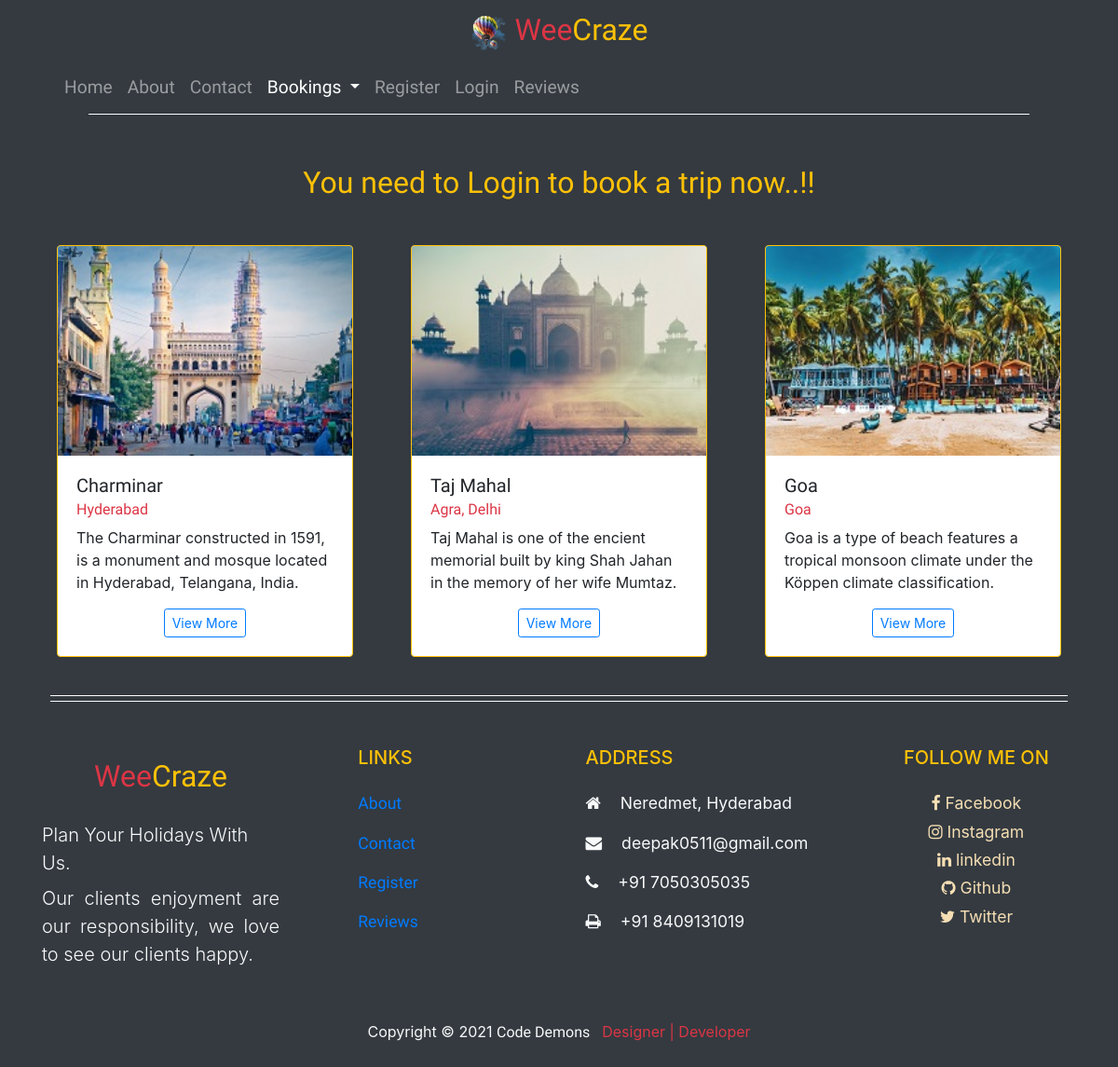
Screenshot of /booking/destiny/ with the database file from the repository.
### destiny/models.py (models this page shows)
class Destiny(models.Model):
    name = models.CharField(max_length=10)
    state = models.CharField(max_length=20)
    img_name = models.CharField(max_length=10)
    category = models.CharField(max_length=30)
    short_desc = models.CharField(max_length=300)
    long_desc = models.CharField(max_length=12000)

### destiny/views.py (the view)
# urls.py: path('booking/', include('destiny.urls')),
def destiny(request):
    dest = Destiny.objects.all()
    context = {'booking' : 'active', 'destiny' : 'active', 'destiny_show' : dest}
    return render(request, 'destiny/destiny.html', context)

### destiny/templates/destiny/destiny.html (shortened to what this page needs)
{% extends 'home/base.html' %}
{% load static %}
    {% block content %}
        <div class="container">
        {% if request.user.is_authenticated %}
            {% if user.is_superuser %}
                <div class="text-center my-4">
                    <a href=" {% url 'add_dest' %} "><button type="button" class="btn btn-info">Add New</button></a>
                </div>
            {% else %}
                <h1 class="kaushan text-center my-3 text-info">Choose Your Destination</h1>
            {% endif %}
        {% else %}
            <h2 class="kaushan text-center my-5 text-warning">You need to Login to book a trip now..!!</h2>
        {% endif %}
            <div class="row my-3">
                {% for dest in destiny_show %}
                    <div class="col-md-4">
                        <div class="card mb-4 border border-warning mx-3">
                            <img class="card-img-top" data-src="" alt="Thumbnail [100%x225]" style="height: 225px; width: 100%; display: block;"
                                src="{% static 'destiny/images/'|add:dest.img_name|add:'/'|add:dest.img_name|add:'1.jpg' %}" data-holder-rendered="true">
                            <div class="card-body">
                                <h5 class="kaushan"> {{ dest.name }} <br> <small class="text-danger"> {{ dest.state }} </small> </h5>
                                <p class="card-text"> {{ dest.short_desc }} </p>
                                <div class="text-center">
                                    <a href="{% url 'dest_info' dest.name %}" class="btn btn-sm btn-outline-primary"> View More </a>
                                </div>
                            </div>
                        </div>
                    </div>
                {% endfor %}
            </div>
        </div>
    <hr>
    {% endblock content %}

### home/static/home/css/style.css (style rules this page uses)
* { margin: 0; padding: 0; }
body { background-color: rgb(52, 58, 64); }
hr { width: 91%; margin: 0 4.5%; border-bottom: 1px solid white; }
.kaushan { font-family: 'Kaushan Script', cursive; }
.links ul li p a, a { text-decoration: none; }

### rows the page displays
Destiny: img_name (picture), name "Charminar", state "Hyderabad", short_desc "The Charminar constructed in 1591, is a monument and mosque located in Hyderabad, Telangana, India."
Destiny: img_name (picture), name "Taj Mahal", state "Agra, Delhi", short_desc "Taj Mahal is one of the encient memorial built by king Shah Jahan in the memory of her wife Mumtaz."
Destiny: name "Goa", state "Goa", short_desc "Goa is a type of beach features a tropical monsoon climate under the Köppen climate classification."
